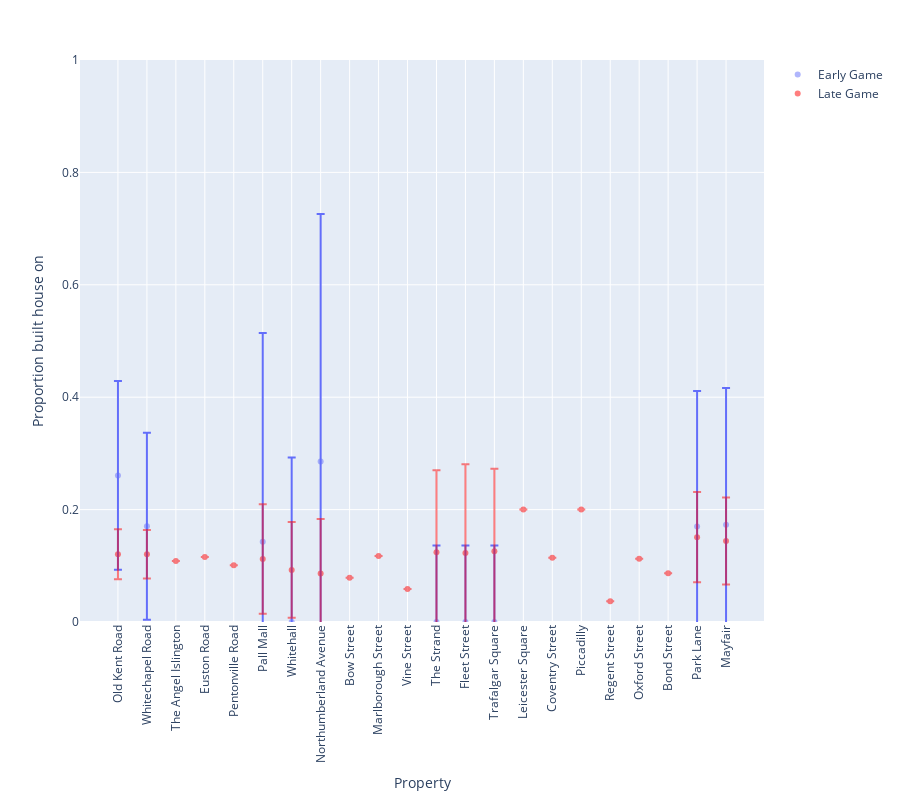

Source (notebook cell):
### Code cell
plot_action_proportions(df_build_house, 'Proportion built house on (early game)', 
                        'Proportion built house on (late game)', 'Proportion built house on', 21)

### Figure 1 — Plotly figure (JSON) as saved in the notebook; plotly's stock layout.template omitted (floating-point values rounded to 4 significant figures)
{"data": [{"error_y": {"array": [0.1678, 0.1664, null, null, null, 0.3712, 0.2929, 0.4402, null, null, null, 0.1362, 0.1362, 0.1362, null, null, null, null, null, null, 0.2411, 0.2434]}, "hovertemplate": "Property=%{x}<br>Proportion built house on (early game)=%{y}<extra></extra>", "legendgroup": "", "marker": {"color": "#636efa", "opacity": 0.5, "symbol": "circle"}, "mode": "markers", "name": "Early Game", "orientation": "v", "showlegend": true, "type": "scatter", "x": ["Old Kent Road", "Whitechapel Road", "The Angel Islington", "Euston Road", "Pentonville Road", "Pall Mall", "Whitehall", "Northumberland Avenue", "Bow Street", "Marlborough Street", "Vine Street", "The Strand", "Fleet Street", "Trafalgar Square", "Leicester Square", "Coventry Street", "Piccadilly", "Regent Street", "Oxford Street", "Bond Street", "Park Lane", "Mayfair"], "xaxis": "x", "y": [0.2609, 0.1705, null, null, null, 0.1429, 0, 0.2857, null, null, null, 0, 0, 0, null, null, null, null, null, null, 0.1698, 0.1731], "yaxis": "y"}, {"error_y": {"array": [0.04448, 0.04313, null, null, null, 0.09738, 0.08528, 0.09694, null, null, null, 0.146, 0.1577, 0.1469, null, null, null, null, null, null, 0.08031, 0.07745]}, "hovertemplate": "Property=%{x}<br>Proportion built house on (late game)=%{y}<extra></extra>", "legendgroup": "", "marker": {"color": "red", "symbol": "circle"}, "mode": "markers", "name": "Late Game", "opacity": 0.5, "orientation": "v", "showlegend": true, "type": "scatter", "x": ["Old Kent Road", "Whitechapel Road", "The Angel Islington", "Euston Road", "Pentonville Road", "Pall Mall", "Whitehall", "Northumberland Avenue", "Bow Street", "Marlborough Street", "Vine Street", "The Strand", "Fleet Street", "Trafalgar Square", "Leicester Square", "Coventry Street", "Piccadilly", "Regent Street", "Oxford Street", "Bond Street", "Park Lane", "Mayfair"], "xaxis": "x", "y": [0.1205, 0.1205, 0.1084, 0.1156, 0.101, 0.1119, 0.09272, 0.08647, 0.07895, 0.1176, 0.05851, 0.1241, 0.1228, 0.1259, 0.2, 0.1143, 0.2, 0.03704, 0.1124, 0.08696, 0.151, 0.1441], "yaxis": "y"}], "layout": {"height": 800, "legend": {"tracegroupgap": 0}, "margin": {"t": 60}, "xaxis": {"anchor": "y", "domain": [0, 1], "tickangle": -90, "title": {"text": "Property"}}, "yaxis": {"anchor": "x", "domain": [0, 1], "range": [0, 1], "title": {"text": "Proportion built house on"}}}}
